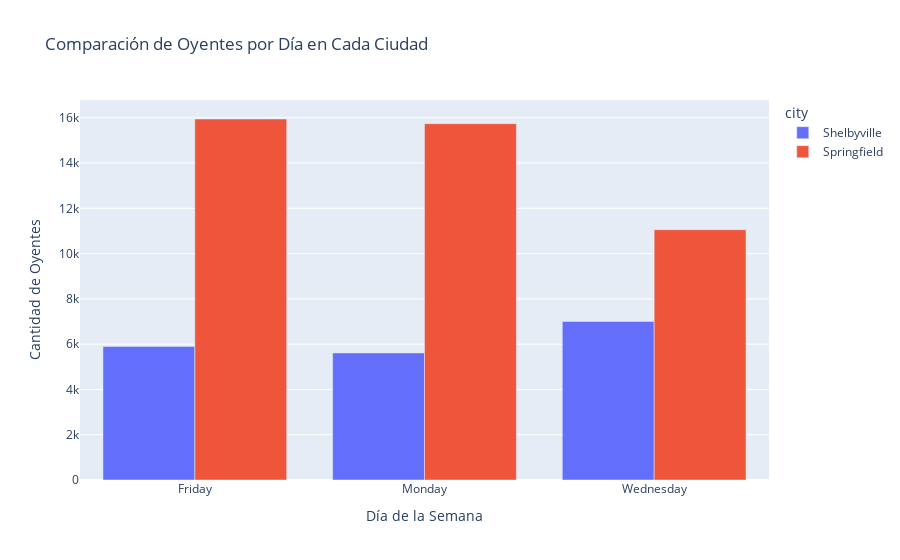

Source (notebook cell):
### Code cell
fig = px.bar(
    listeners_per_city_per_day,  # DataFrame con los datos
    x='day',                     # Eje X: los días de la semana
    y='listeners',               # Eje Y: la cantidad de oyentes
    color='city',                # Color por ciudad para diferenciar las barras
    labels={'listeners': 'Cantidad de Oyentes', 'day': 'Día de la Semana'},
    title='Comparación de Oyentes por Día en Cada Ciudad',
    barmode='group'              # Para que las barras se agrupan por ciudad
)
# Mostrar el gráfico
fig.show()

### Figure 1 — Plotly figure (JSON) as saved in the notebook; plotly's stock layout.template omitted (floating-point values rounded to 4 significant figures)
{"data": [{"alignmentgroup": "True", "hovertemplate": "city=Shelbyville<br>Día de la Semana=%{x}<br>Cantidad de Oyentes=%{y}<extra></extra>", "legendgroup": "Shelbyville", "marker": {"color": "#636efa", "pattern": {"shape": ""}}, "name": "Shelbyville", "offsetgroup": "Shelbyville", "orientation": "v", "showlegend": true, "textposition": "auto", "type": "bar", "x": ["Friday", "Monday", "Wednesday"], "xaxis": "x", "y": [5895, 5614, 7003], "yaxis": "y"}, {"alignmentgroup": "True", "hovertemplate": "city=Springfield<br>Día de la Semana=%{x}<br>Cantidad de Oyentes=%{y}<extra></extra>", "legendgroup": "Springfield", "marker": {"color": "#EF553B", "pattern": {"shape": ""}}, "name": "Springfield", "offsetgroup": "Springfield", "orientation": "v", "showlegend": true, "textposition": "auto", "type": "bar", "x": ["Friday", "Monday", "Wednesday"], "xaxis": "x", "y": [15945, 15740, 11056], "yaxis": "y"}], "layout": {"barmode": "group", "legend": {"title": {"text": "city"}, "tracegroupgap": 0}, "title": {"text": "Comparación de Oyentes por Día en Cada Ciudad"}, "xaxis": {"anchor": "y", "domain": [0, 1], "title": {"text": "Día de la Semana"}}, "yaxis": {"anchor": "x", "domain": [0, 1], "title": {"text": "Cantidad de Oyentes"}}}}
